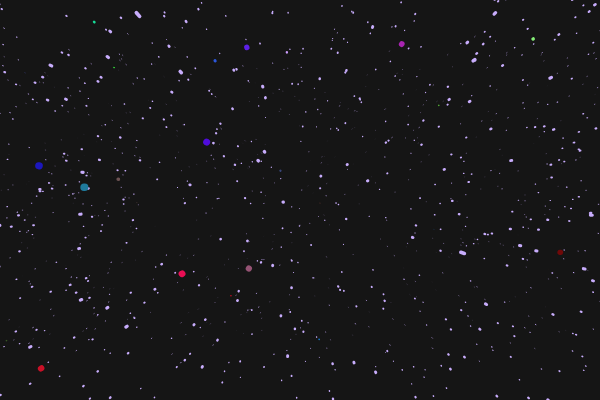
Frame 1 (no input)
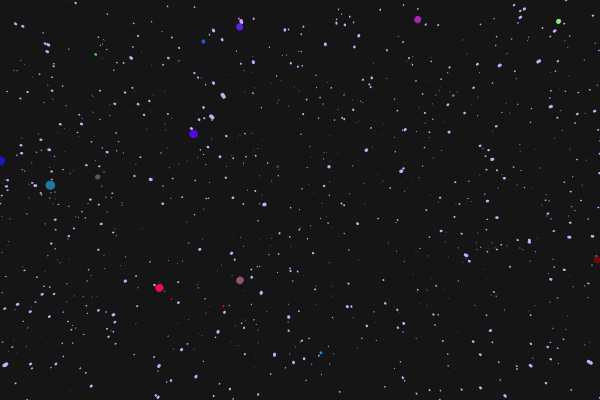
Frame 60 (no input)
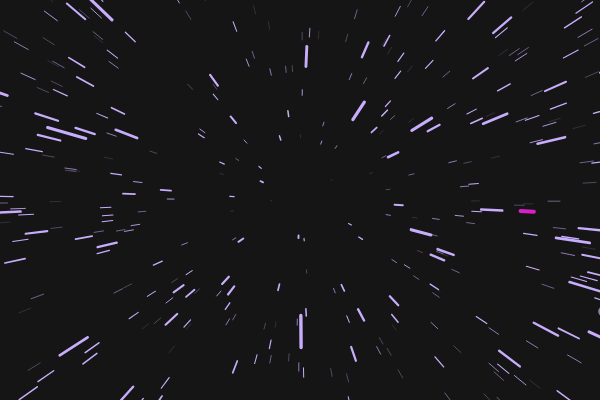
Frame 120 (the mouse pressed at the canvas centre since frame 60)

The p5.js sketch that drew these frames (run headless with seeded random() and noise() and a simulated clock; from frame 60 on, the mouse is pressed at the canvas centre):

// p5.js sketch
// ── sketch.js
// Coding Train
// Coding Challenge #1
// Starfield
let num_stars = 2500;
let num_planets = num_stars/50;
let stars = [];
let planets = [];
let speed;

function setup() {
  createCanvas(600, 400);
  for (var i = 0; i < num_stars; i++){
    stars[i] = new Star(200,173,252);
  }
  for (var j = 0; j < num_planets; j++){
    planets[j] = new Star(random(255),random(255),random(255), random(1,5));
  }
}

function draw() {
  speed = map(mouseX, -10, width, 0, 50);
  background(21,21,21);
  translate(width / 2, height / 2);
  for (var i = 0; i < stars.length; i++){
    stars[i].update();
    stars[i].show();
  }
  for (var j = 0; j < planets.length; j++){
    planets[j].update();
    planets[j].show();
  }
}
// ── star.js
// Starfield
// The Coding Train / Daniel Shiffman
// https://thecodingtrain.com/challenges/1-starfield
// https://youtu.be/17WoOqgXsRM

class Star {

  constructor(r,g,b,rad_mult = 1) {
    this.x = random(-width/2, width/2);
    this.y = random(-height/2, height/2);
    this.z = random(width);
    this.pz = this.z;
    this.rgb_r = r;
    this.rgb_g = g;
    this.rgb_b = b;
    this.rad_mult = rad_mult;
  }

  update() {
    this.z = this.z - speed;
    if (this.z < 1) {
      this.z = width;
      this.x = random(-width, width);
      this.y = random(-height, height);
      this.pz = this.z;
    }
  }

  show() {
    fill(255);
    noStroke();

    let sx = map(this.x / this.z, 0, 1, 0, width);
    let sy = map(this.y / this.z, 0, 1, 0, height);

    let r = map(this.z, 0, width, 4, 0);

    let px = map(this.x / this.pz, 0, 1, 0, width);
    let py = map(this.y / this.pz, 0, 1, 0, height);

    this.pz = this.z;

    stroke(this.rgb_r, this.rgb_g, this.rgb_b)
    strokeWeight(r * this.rad_mult);
    line(px, py, sx, sy);

  }
}
